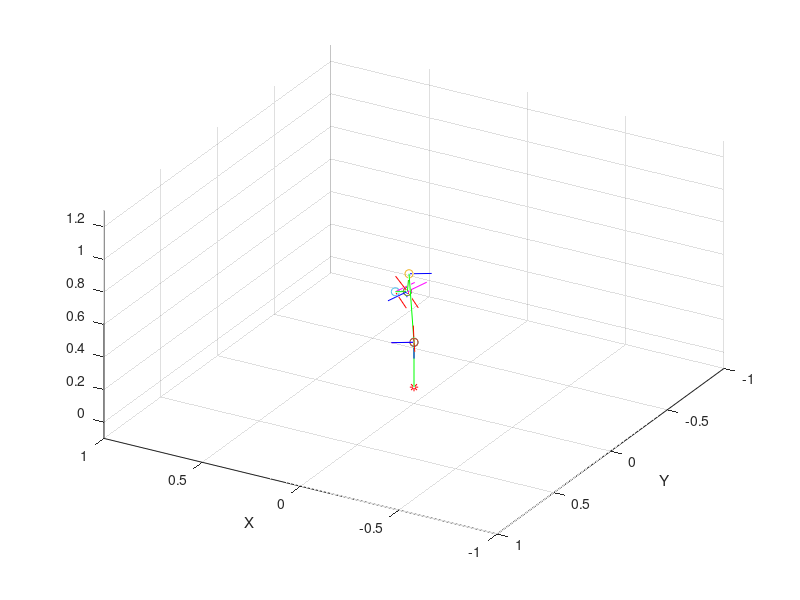

This figure's MATLAB source:
%Simon Michaud
%Creation: 2018-10-05
%Modifications

clear all;
% theta = [90,270,90,270,270,270];
% theta = [180, 180,180,180,180,180];
theta = [238,238,100,210,200,0];
%% Variables pour la cinematique du robot    
q(1) = theta(1);
q(2) = theta(2)-90;
q(3) = theta(3)+90;
q(4) = -theta(4);
q(5) = -theta(5);
q(6) = theta(6);


D1 = 0.2755;
D2 = 0.4100;
D3 = 0.2073;
D4 = 0.1038;
D5 = 0.1038;
D6 = 0.16;
e2 = 0.0098;

%% Parametres DH du manipulateur
DH = [0, 0, -D1, q(1); -pi/2, 0, 0, q(2); pi ,D2, -e2, q(3); 3*pi/2, 0, (D3+D4), q(4); pi/2, 0, 0, q(5); 3*pi/2, 0, -(D5+D6), q(6)];

alpha(1)=DH(1,1);
alpha(2)=DH(2,1);
alpha(3)=DH(3,1);
alpha(4)=DH(4,1);
alpha(5)=DH(5,1);
alpha(6)=DH(6,1);

d(1)=DH(1,3);
d(2)=DH(2,3);
d(3)=DH(3,3);
d(4)=DH(4,3);
d(5)=DH(5,3);
d(6)=DH(6,3);

a(1)=DH(1,2);
a(2)=DH(2,2);
a(3)=DH(3,2);
a(4)=DH(4,2);
a(5)=DH(5,2);
a(6)=DH(6,2);

%% Creation des matrices de rotation et de transformation entre les frames
for i=1:6
    T(:,:,i)=[cosd(q(i)) -sind(q(i)) 0 a(i);...
        sind(q(i))*cos(alpha(i)) cos(alpha(i))*cosd(q(i)) -sin(alpha(i)) -d(i)*sin(alpha(i)); ...
        sind(q(i))*sin(alpha(i)) cosd(q(i))*sin(alpha(i)) cos(alpha(i)) d(i)*cos(alpha(i));...
        0 0 0 1];
    Ri_i1(:,:,i) = [cosd(q(i)) -sind(q(i)) 0;...
        sind(q(i))*cos(alpha(i)) cos(alpha(i))*cosd(q(i)) -sin(alpha(i)) ; ...
        sind(q(i))*sin(alpha(i)) cosd(q(i))*sin(alpha(i)) cos(alpha(i))];
    Ri1_i(:,:,i) = transpose(Ri_i1(:,:,i));
           
end
%% Creation des matrices de transformation et de rotation en fonction du frame de reference
T0=[1 0 0 0; 0 -1 0 0; 0 0 -1 0; 0 0 0 1];
T0(:,:,1) = T0 *T(:,:,1);
R0 = [1 0 0; 0 -1 0; 0 0 -1];
R0(:,:,1) = R0*Ri_i1(:,:,1);
Pi_i1(:,:,1) = [T0(1,4,1), T0(2,4,1), T0(3,4,1)];
for i = 2:6
    T0(:,:,i) = T0(:,:,i-1) *T(:,:,i);
    R0(:,:,i) = R0(:,:,i-1)*Ri_i1(:,:,i);
    Pi_i1(:,:,i) = [T0(1,4,i), T0(2,4,i), T0(3,4,i)];
end
%% Vecteurs unitaires des differentes bases vectorielles
for i = 1:6
   ux(:,:,i) = transpose([T0(1,4,i), T0(2,4,i), T0(3,4,i)]) + R0(:,:,i)*[0.1;0;0]; 
   uy(:,:,i) = transpose([T0(1,4,i), T0(2,4,i), T0(3,4,i)]) + R0(:,:,i)*[0;0.1;0]; 
   uz(:,:,i) = transpose([T0(1,4,i), T0(2,4,i), T0(3,4,i)]) + R0(:,:,i)*[0;0;0.1]; 
end

%% plot 
figure(1)
plot3([ 0 T0(1,4,1) T0(1,4,2) T0(1,4,3) T0(1,4,4) T0(1,4,5) T0(1,4,6)],[0  T0(2,4,1) T0(2,4,2) T0(2,4,3) T0(2,4,4) T0(2,4,5) T0(2,4,6)],[0 T0(3,4,1) T0(3,4,2) T0(3,4,3) T0(3,4,4) T0(3,4,5) T0(3,4,6)], 'g')
 xlabel('X')
   ylabel('Y')
   xlim([-1 1])
   ylim([-1 1])
   zlim([-0.1 1.3])
   view(210,40)
grid on
hold on 

plot3([0],[0],[0], '-r*')
for i=1:6
   plot3([Pi_i1(1,1,i)], [Pi_i1(1,2,i)], [Pi_i1(1,3,i)], '-o') 
   plot3([Pi_i1(1,1,i) ux(1,1,i)], [Pi_i1(1,2,i) ux(2,1,i)], [Pi_i1(1,3,i) ux(3,1,i)], 'r')
   plot3([Pi_i1(1,1,i) uy(1,1,i)], [Pi_i1(1,2,i) uy(2,1,i)], [Pi_i1(1,3,i) uy(3,1,i)], 'm')
   plot3([Pi_i1(1,1,i) uz(1,1,i)], [Pi_i1(1,2,i) uz(2,1,i)], [Pi_i1(1,3,i) uz(3,1,i)], 'b')
end





